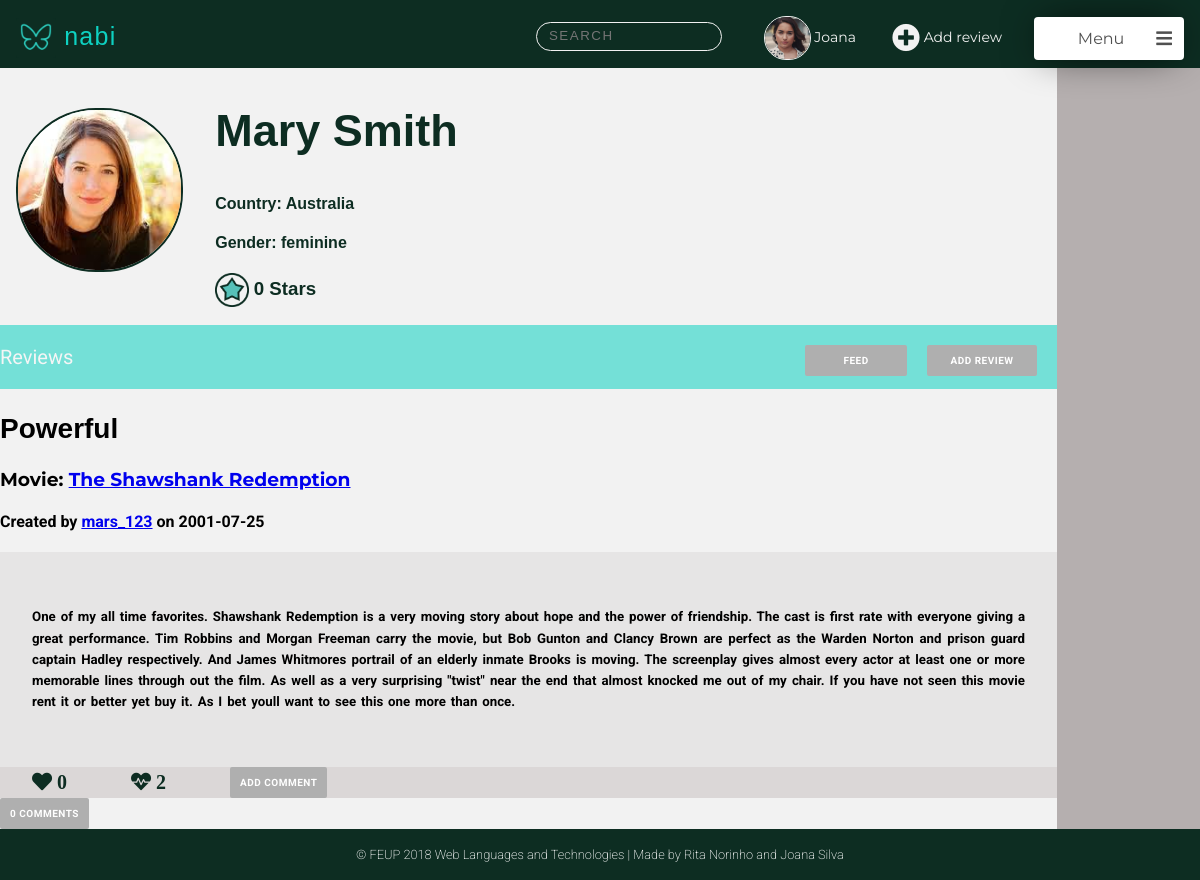
Page /pages/profile.php?username=mars_123 (signed in) on the committed database.
### tables this page shows
CREATE TABLE User (
    ID        INTEGER PRIMARY KEY AUTOINCREMENT,
    FirstName STRING NOT NULL,
    LastName  STRING NOT NULL,
    Username  STRING UNIQUE NOT NULL,
    Gender    STRING NOT NULL,
    Birthday  DATE NOT NULL,
    Country   STRING NOT NULL,
    Email     STRING UNIQUE NOT NULL,
    Password  CHAR (256) NOT NULL,  
    Photo     STRING DEFAULT "default.jpg",
    Points    INTEGER
    
);

CREATE TABLE Review (
    ID          INTEGER PRIMARY KEY AUTOINCREMENT,
    Title       STRING  NOT NULL,
    UserID      INTEGER REFERENCES User(ID) ON DELETE CASCADE,
    MovieID     INTEGER REFERENCES Movie(ID) ON DELETE CASCADE,
    ReviewDate  DATE NOT NULL,
    Description STRING NOT NULL
    
);

### pages/profile.php (called while the page is built, shortened)
<?php
    include_once('../templates/common/tpl_header.php');
    include_once('../templates/common/tpl_nav_bar.php');
    include_once('../templates/tpl_profile.php');
    include_once('../templates/tpl_draw_reviews.php');
    include_once('../templates/common/tpl_footer.php');
    include_once('../database/db_user.php');
    if (isset($_GET['username'])){
        $username=$_GET['username'];
    }
    else {
        $username=$_SESSION['username'];
    }
    $user_info = getUserInfo($username);
    $user_reviews=getUserReviews($username);
    foreach ($user_reviews as $k => $review){
        $user_reviews[$k]['MovieName'] = getMovieName($review['MovieID']);
        $user_reviews[$k]['UserName'] = $user_info['Username'];
        $user_reviews[$k]['NumberComments'] = getNumberComments($review['ID'],$review['UserID']);
        $user_reviews[$k]['Heart'] = getLikesReview($review['ID']);
        $user_reviews[$k]['Dislike'] = getDisLikesReview($review['ID']);
        $user_reviews[$k]['Comments']=getCommentsReview($review['ID']);
    }
    $allMovies=getAllMovies();
    $allReviews=getAllReviews();
    $allMoviesAndReviews = array('movies'=> $allMovies,'reviews'=>$allReviews);
    draw_profile($user_info,$user_reviews,$allMoviesAndReviews);
?>

### database/db_user.php (called while the page is built, shortened)
<?php
  function getID($username) {
    $db = Database::instance()->db();
    try {
      $stmt = $db->prepare('SELECT ID FROM User WHERE username = ?');
      $stmt->execute(array($username));
      if($row = $stmt->fetch()){
        return $row['ID'];
      }
    }catch(PDOException $e) {
      return -1;
    }
  }
  function getUserInfo($username) {
      $db = Database::instance()->db();
      $stmt = $db->prepare('SELECT * FROM User WHERE username = ?');
      $stmt->execute(array($username));
      return  $stmt->fetch();
  }
  function getUserFirstName($username) {
    $db = Database::instance()->db();
    try {
    $stmt = $db->prepare('SELECT FirstName FROM User WHERE username = ?');
    $stmt->execute(array($username));
    if($row = $stmt->fetch()){
      return $row['FirstName'];
    }
    }catch(PDOException $e) {
      return -1;
    }
  }
  function getUserReviews($username){
    $id=getID($username);
    $db = Database::instance()->db();
    $allReviews= $db->prepare('SELECT * FROM Review WHERE UserID = ?');
    $allReviews->execute(array($id));
    $reviews= $allReviews->fetchAll();
    return $reviews;
  }
?>

### templates/common/tpl_nav_bar.php (the view, shortened to what this page needs)
<?php function draw_nav($userinfo,$allMoviesAndReviews){ ?>
<ul class="feed_nav">
<li>
<div class="nav_logo">
 <a href="main_page.php"><p>  <img src="../assets/mininabi.png" alt="Nabi logo (butterfly)" width="40" height="40"> nabi </p> </a>
</div>
</li>
<li>
<div class="search_container">
   <input class="search_input" type="text" onkeyup="searchFunction()" placeholder="Search">
</div>
</li>
<li>  <a class="profile_nav_btn" href="profile.php">
<?php if(!(file_exists("../assets/profilePhotos/".getID($_SESSION['username']).".jpg"))){ ?>
   <img src="../assets/profilePhotos/default.jpg" width="100" height="100" alt="profile avatar">
<?php } else{ ?>
   <img src="../assets/profilePhotos/<?=getID($_SESSION['username'])?>.jpg" width="100" height="100" alt="profile avatar">
<?php } ?>
<?php echo htmlentities(getUserFirstName($_SESSION['username'])) ?>
</a> </li>
<li> <a class="add_review_btn" onclick="openBox('Add Review')"> <span class="fas fa-plus-circle"></span> Add review </a> </li>
<li>
<div class="menu">
   <div class="title" onclick="show_dropdown_menu()"> Menu <span class="fa fa-bars"></span> <div class="arrow"> </div> </div>
</div>
</li>
</ul>
<?php } ?>

### templates/tpl_profile.php (shortened to what this page needs)
<body>
<?php function draw_profile($userinfo, $reviews,$allMoviesAndReviews) { ?>
<div class="profile_container">
    <div class="profile_header">
        <header>
            <?php draw_nav($userinfo,$allMoviesAndReviews); ?>
       </header>
    </div>
    <div class="side_nav">
    </div>
      <div class="profile_photo">
          <?php if(!(file_exists("../assets/profilePhotos/".$userinfo['ID'].".jpg"))){ ?>
            <img src="../assets/profilePhotos/default.jpg" width="100" height="100" alt="profile avatar">
          <?php } else{ ?>
            <img src="../assets/profilePhotos/<?=$userinfo['ID']?>.jpg" width="100" height="100" alt="profile avatar">
           <?php } ?>
     </div>
    <div class="profile_info" >
        <div class="profile_name">
            <h2>
                  <?=$userinfo['FirstName']?> <?=$userinfo['LastName']?>
            </h2>
        </div>
        <div class="profile_country">
            <h4> Country: <?=$userinfo['Country']?> </h4>
        </div>
        <div class="profile_gender">
            <h4> Gender: <?=$userinfo['Gender']?> </h4>
        </div>
        <div class="profile_points">
        <h3><img src="../assets/star.png" alt ="star icon" >
            <?=$userinfo['Points']?> Stars </h3>
        </div>
    </div>
    <div class="Reviews">
        <p>Reviews
        <input  onclick="openBox('Add Review')" type="submit" value ="Add Review">
        <a href="main_page.php"> Feed </a>
        </p>
    </div>
     <div class="profile_reviews">
        <?php draw_reviews($reviews); ?>
    </div>
    <div class="profile_footer">
    </div>
    </div>
<?php } ?>
    </body>
    </html>

### templates/tpl_draw_reviews.php (shortened to what this page needs)
<body>
    <?php function draw_reviews($reviews){?>
    <?php foreach($reviews as $review){?>
        <article data-id="<?=$review['ID']?>" user-id="<?=$review['UserID']?>">
        <div class="review_info">
             <h2><?=$review['Title']?> </h2>
            <h3> Movie: <a href="movie.php?movie_id=<?php echo htmlentities($review['MovieID'])?>"><?=$review['MovieName']?></a> </h3>
            <h4> Created by
            <a href="profile.php?username=<?php echo htmlentities($review['UserName'])?>"><?=$review['UserName']?></a>
            on <?=$review['ReviewDate']?></h4>
        </div>
        <div class="review_content">
            <h5><?=$review['Description']?></h5>
        </div>
        <div class="review_options">
            <ul class="review_nav">
              <li>
                <div class="likes">
                    <span id="review_likes" class="fas fa-heart" >
                    <?=$review['Heart']?></span>
                </div>
              </li>
              <li>
                <div class="dislikes">
                    <span id="review_dislikes" class="fas fa-heartbeat">
                    <?=$review['Dislike']?></span>
                </div>
              </li>
              <li>
              <input type="button"  name="addComment" value="Add Comment">
              </li>
             </ul>
        </div>
         <div class="comments">
         <input type="button" value="<?=$review['NumberComments']?> Comments">
            <br>
        </div>
        </article>
        <?php }?>
    <?php }?>

### rows in the picture
user: FirstName "Joana"
user: FirstName "Mary", LastName "Smith", Country "Australia", Gender "feminine", Points "0"
review: Title "Powerful", MovieName "The Shawshank Redemption", UserName "mars_123", ReviewDate "2001-07-25", Description "One of my all time favorites. Shawshank Redemption is a very moving story about hope and the power of friendship. The cast is first rate with everyone giving a great performance. Tim Robbins and Morgan Freeman carry the movie, but Bob Gunton and Clancy Brown are perfect as the Warden Norton and prison guard captain Hadley respectively. And James Whitmores portrail of an elderly inmate Brooks is moving. The screenplay gives almost every actor at least one or more memorable lines through out the film. As well as a very surprising \"twist\" near the end that almost knocked me out of my chair. If you have not seen this movie rent it or better yet buy it. As I bet youll want to see this one more…", Heart "0", Dislike "2"
